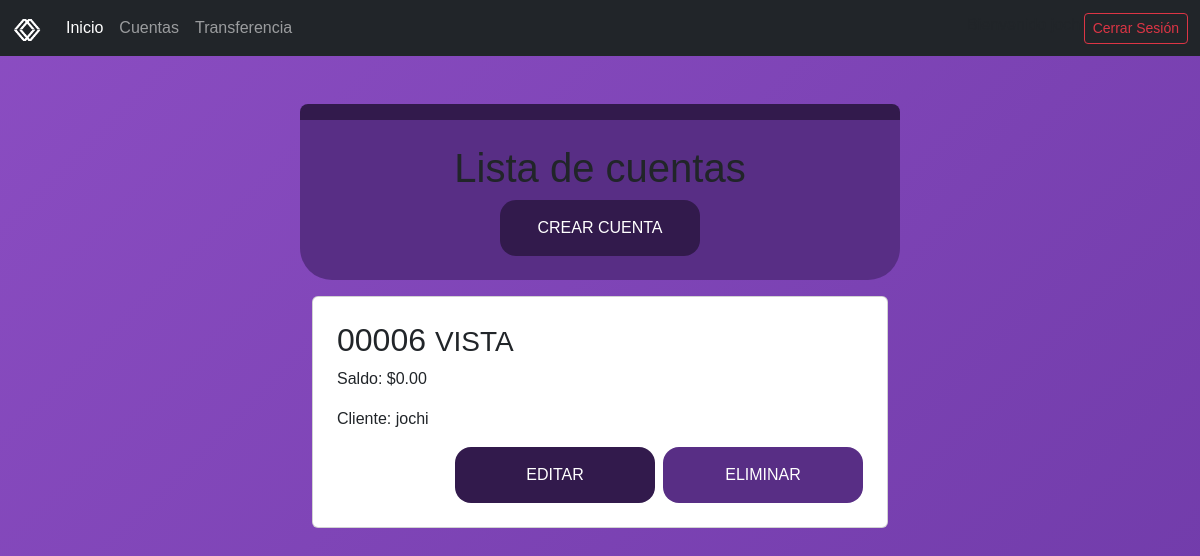
Screenshot of /accountlist/ (signed in) with the database file from the repository.
### gestion/models.py (models this page shows, shortened)
class Cuenta(models.Model):
    ACCOUNT_TYPES = [
        ('VISTA','Vista'),
        ('AHORRO', 'Ahorro'),
        ('CORRIENTE','Corriente')
    ]
    client = models.ForeignKey(Cliente, on_delete=models.CASCADE, related_name='cuentas')
    account_number = models.CharField("Número de cuenta",max_length=20, unique=True)
    account_type = models.CharField("Tipo de cuenta",max_length=20, choices=ACCOUNT_TYPES)
    balance = models.DecimalField("Saldo",max_digits=12, decimal_places=2, default=0)
    status = models.BooleanField(default=True)
    date_created = models.DateTimeField(auto_now_add=True)

class Cliente(models.Model):
    user = models.OneToOneField(User, on_delete=models.CASCADE, related_name='cliente')
    phone = models.CharField("Teléfono",max_length=20, blank=True, null=True)
    date_created = models.DateTimeField(auto_now_add=True)
    def __str__(self):
        return self.user.username

### gestion/views.py (the view)
# urls.py: path('accountlist/', cuenta_list,name='account_list' ),
@login_required
def cuenta_list(request):
    cuentas = Cuenta.objects.filter(client__user=request.user)
    return render(request, 'account_list.html',{'cuentas':cuentas})

### gestion/templates/account_list.html (shortened to what this page needs)
{% extends 'base.html' %}
{% block content %}
<div class="row justify-content-center">
    <div class="col-11 col-md-6 carding text-center mt-5 mb-3">
        <h1>Lista de cuentas</h1>
        <a href="{% url 'account_create' %}">
            <button class="btn-pr2">Crear Cuenta</button>
        </a>
    </div>
</div>
{% for cuenta in cuentas %}
<div class="row justify-content-center">
    <div class="col-6 mb-3">
        <div class="card p-4">
            <h2>{{ cuenta.account_number }} <small>{{ cuenta.account_type }}</small></h2>
            <p>Saldo: ${{ cuenta.balance }}</p>
            <p>Cliente: {{ cuenta.client }}</p>
            <div class="d-flex justify-content-end">
                <a href="{% url 'account_update' cuenta.id %}" class="btn-pr2 me-2">Editar</a>
                <a href="{% url 'account_delete' cuenta.id %}" class="btn-pr">Eliminar</a>
            </div>
        </div>
    </div>
</div>
{% endfor %}
{% endblock %}

### static/css/styles.css (style rules this page uses)
:root { --all: #8b4dc2; --primary: #582e85; --secondary: #321a4c; --complement: #FFD700; }
html, body { height: 100%; }
body { margin: 0; font-family: "Poppins", sans-serif; background: linear-gradient( 135deg, #8b4dc2, #6f3aa8 ); background-repeat: no-repeat; background-attachment: fixed; }
.btn-pr, .btn-pr2 { display: inline-block; border-radius: 1em; border:none; color: white; padding: 1em 2em; min-width: 200px; text-align: center; text-decoration: none; text-transform: uppercase; transition: all ease-in .3s; }
.btn-pr { background-color: var(--primary); }
.btn-pr:hover, .btn-pr2 { background-color: var(--secondary); }
.carding { background:var(--primary); padding:1.5em; border-radius: .5em .5em 2em 2em; border-top: solid 1em var(--secondary); }

### rows the page displays
Cuenta: account_number "00006", account_type "VISTA", balance "0.00", client "jochi"
